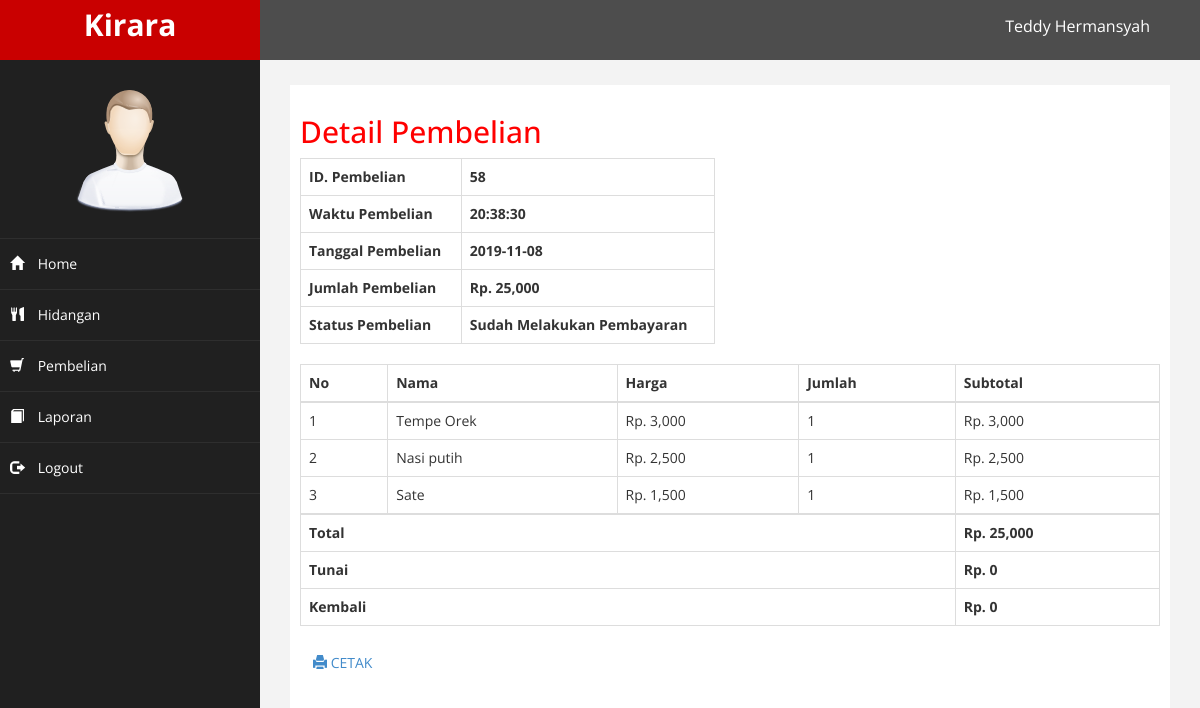
The page /admin/index.php?halaman=detail&id=58 (signed in) on the database its author committed.
### tables this page shows
CREATE TABLE `pembelian` (
  `id_pembelian` int(11) NOT NULL,
  `tanggal_pembelian` date NOT NULL,
  `waktu_pembelian` time NOT NULL,
  `total_pembelian` int(11) NOT NULL,
  `status_pembelian` varchar(100) NOT NULL DEFAULT 'Proses Pembayaran'
);

CREATE TABLE `beli_hidangan` (
  `id_beli_hidangan` int(11) NOT NULL,
  `id_pembelian` int(11) NOT NULL,
  `id_hidangan` int(11) NOT NULL,
  `jumlah` int(11) NOT NULL,
  `nama` varchar(100) NOT NULL,
  `harga` int(11) NOT NULL,
  `subharga` int(11) NOT NULL
);

CREATE TABLE `hidangan` (
  `id_hidangan` int(11) NOT NULL,
  `nama_hidangan` varchar(100) NOT NULL,
  `harga_hidangan` int(11) NOT NULL,
  `foto_hidangan` varchar(100) NOT NULL,
  `deskripsi_hidangan` text NOT NULL,
  `status_hidangan` varchar(100) NOT NULL DEFAULT 'Tersedia'
);

### admin/detail.php (the view)
<h2>Detail Pembelian</h2>
<?php
$ambil = $koneksi->query("SELECT * FROM pembelian WHERE id_pembelian ='$_GET[id]'");
$detail = $ambil->fetch_assoc();
?>
<div class="row">
	<div class="col-md-6">
		<table class="table table-bordered">
			<tr>
				<th>ID. Pembelian</th>
				<th><?php echo $detail['id_pembelian'] ?></th>
			</tr>
			<tr>
				<th>Waktu Pembelian</th>
				<th><?php echo $detail['waktu_pembelian'] ?></th>
			</tr>
			<tr>
				<th>Tanggal Pembelian</th>
				<th><?php echo $detail['tanggal_pembelian'] ?></th>
			</tr>
			<tr>
				<th>Jumlah Pembelian</th>
				<th>Rp. <?php echo number_format($detail['total_pembelian']) ?></th>
			</tr>
			<tr>
				<th>Status Pembelian</th>
				<th><?php echo $detail ['status_pembelian'] ?></th>
			</tr>
		</table>
	</div>
</div>
<table class="table table-bordered">
	<thead>
		<tr>
			<th>No</th>
			<th>Nama</th>
			<th>Harga</th>
			<th>Jumlah</th>
			<th>Subtotal</th>
		</tr>
	</thead>
	<tbody>
		<?php $nomor=1; ?>
		<?php $ambil=$koneksi->query("SELECT * FROM beli_hidangan JOIN hidangan ON
			beli_hidangan.id_hidangan=hidangan.id_hidangan
			WHERE beli_hidangan.id_pembelian='$_GET[id]'"); ?>
			<?php while($pecah=$ambil->fetch_assoc()){ ?>
		<tr>
			<td><?php echo $nomor; ?></td>
			<td><?php echo $pecah['nama_hidangan']; ?></td>
			<td>Rp. <?php echo number_format($pecah['harga_hidangan']); ?></td>
			<td><?php echo $pecah['jumlah']; ?></td>
			<td>
				Rp. <?php echo number_format($pecah['harga_hidangan']*$pecah['jumlah']); ?>
			</td>
		</tr>
		<?php $nomor++; ?>
		<?php } ?>
	</tbody>
	<tr>
		<th colspan="4">Total</th>
		<th>Rp. <?php echo number_format($detail['total_pembelian']); ?></th>
	</tr>
	<?php
	$ambil = $koneksi->query("SELECT * FROM pembayaran WHERE id_pembelian ='$_GET[id]'");
	$detail = $ambil->fetch_assoc();
	?>
	<tr>
		<th colspan="4">Tunai</th>
		<th>Rp. <?php echo number_format($detail['bayar']); ?></th>
	</tr>
	<tr>
		<th colspan="4">Kembali</th>
		<th>Rp. <?php echo number_format($detail['uang_kembalian']); ?></th>
	</tr>
</table>
<a href="cetak_detail.php?halaman&id=<?php echo $detail['id_pembelian']; ?>" target="_blank" class="btn btn-secondary"><i class="glyphicon glyphicon-print"></i> CETAK</a>

### admin/assets/css/custom.css (style rules this page uses)
body { font-family: 'Open Sans', sans-serif; }
h2 { color: #f00; }

### rows shown on the page
pembelian: id_pembelian "58", waktu_pembelian "20:38:30", tanggal_pembelian "2019-11-08", total_pembelian "25,000", status_pembelian "Sudah Melakukan Pembayaran"
beli_hidangan: id_hidangan.nama_hidangan "Tempe Orek", id_hidangan.harga_hidangan "3,000", jumlah "1", $pecah['harga_hidangan']*$pecah['jumlah'] "3,000"
beli_hidangan: id_hidangan.nama_hidangan "Nasi putih", id_hidangan.harga_hidangan "2,500", jumlah "1", $pecah['harga_hidangan']*$pecah['jumlah'] "2,500"
beli_hidangan: id_hidangan.nama_hidangan "Sate", id_hidangan.harga_hidangan "1,500", jumlah "1", $pecah['harga_hidangan']*$pecah['jumlah'] "1,500"

### other values the page prints
$detail['bayar'] "0"
$detail['uang_kembalian'] "0"
